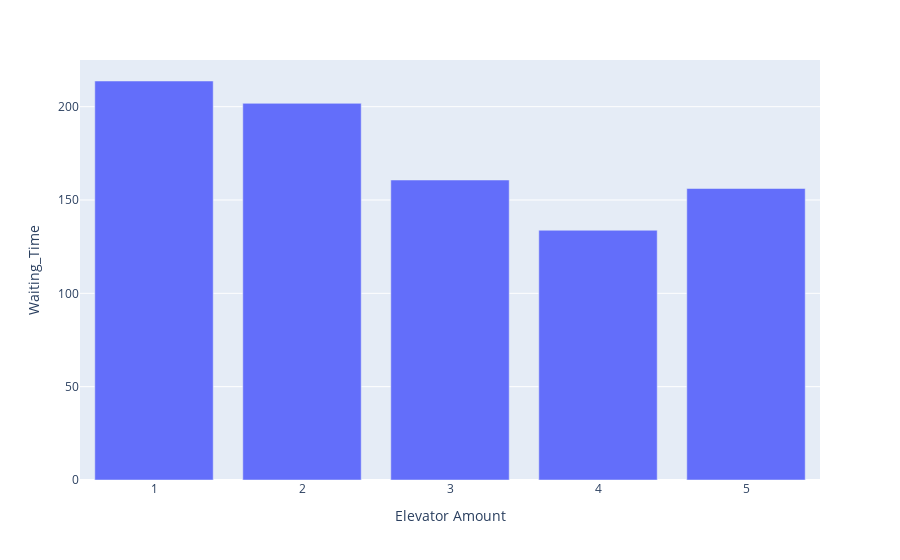
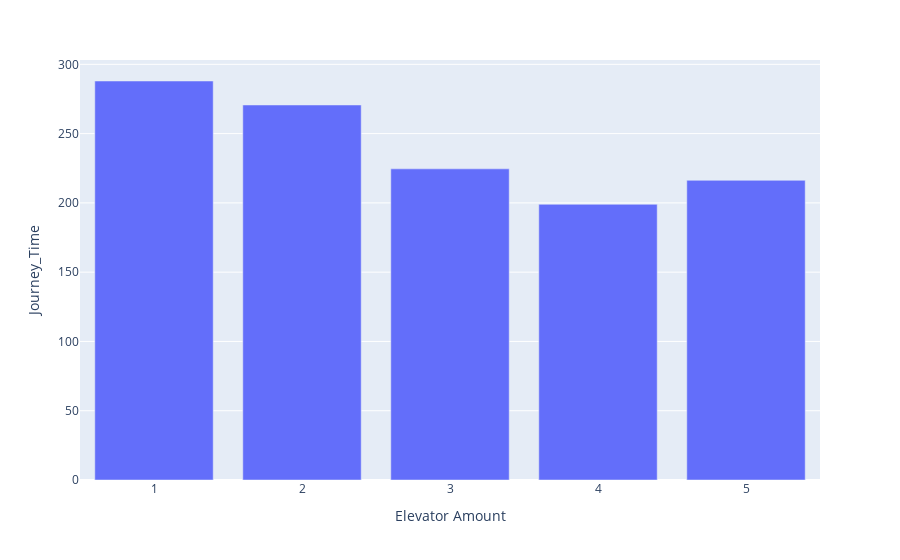

Source (notebook cell) for these figures, in order:
### Code cell
import plotly.express as px
import matplotlib.pyplot as plt
fig = px.bar(data_frame=dfList[dfList.building == "北棟病床"],
             x = "Elevator Amount", y = "Waiting_Time",
             labels={"Waiting_Time":"Waiting_Time",
                     "Elevator Amount":"Elevator Amount"}
            )
fig.show()
fig = px.bar(data_frame=dfList[dfList.building == "北棟病床"],
             x = "Elevator Amount", y = "Journey_Time",
             labels={"Waiting_Time":"Journey_Time",
                     "Elevator Amount":"Elevator Amount"}
            )
fig.show()

### Figure 1 — Plotly figure (JSON) as saved in the notebook; plotly's stock layout.template omitted (floating-point values rounded to 4 significant figures)
{"data": [{"alignmentgroup": "True", "hovertemplate": "Elevator Amount=%{x}<br>Waiting_Time=%{y}<extra></extra>", "legendgroup": "", "marker": {"color": "#636efa"}, "name": "", "offsetgroup": "", "orientation": "v", "showlegend": false, "textposition": "auto", "type": "bar", "x": [1, 2, 3, 4, 5], "xaxis": "x", "y": [213.8, 201.8, 160.7, 133.8, 156.2], "yaxis": "y"}], "layout": {"barmode": "relative", "legend": {"tracegroupgap": 0}, "margin": {"t": 60}, "xaxis": {"anchor": "y", "domain": [0, 1], "title": {"text": "Elevator Amount"}}, "yaxis": {"anchor": "x", "domain": [0, 1], "title": {"text": "Waiting_Time"}}}}

### Figure 2 — Plotly figure (JSON) as saved in the notebook; plotly's stock layout.template omitted (floating-point values rounded to 4 significant figures)
{"data": [{"alignmentgroup": "True", "hovertemplate": "Elevator Amount=%{x}<br>Journey_Time=%{y}<extra></extra>", "legendgroup": "", "marker": {"color": "#636efa"}, "name": "", "offsetgroup": "", "orientation": "v", "showlegend": false, "textposition": "auto", "type": "bar", "x": [1, 2, 3, 4, 5], "xaxis": "x", "y": [288.0, 270.7, 224.6, 199.0, 216.3], "yaxis": "y"}], "layout": {"barmode": "relative", "legend": {"tracegroupgap": 0}, "margin": {"t": 60}, "xaxis": {"anchor": "y", "domain": [0, 1], "title": {"text": "Elevator Amount"}}, "yaxis": {"anchor": "x", "domain": [0, 1], "title": {"text": "Journey_Time"}}}}
